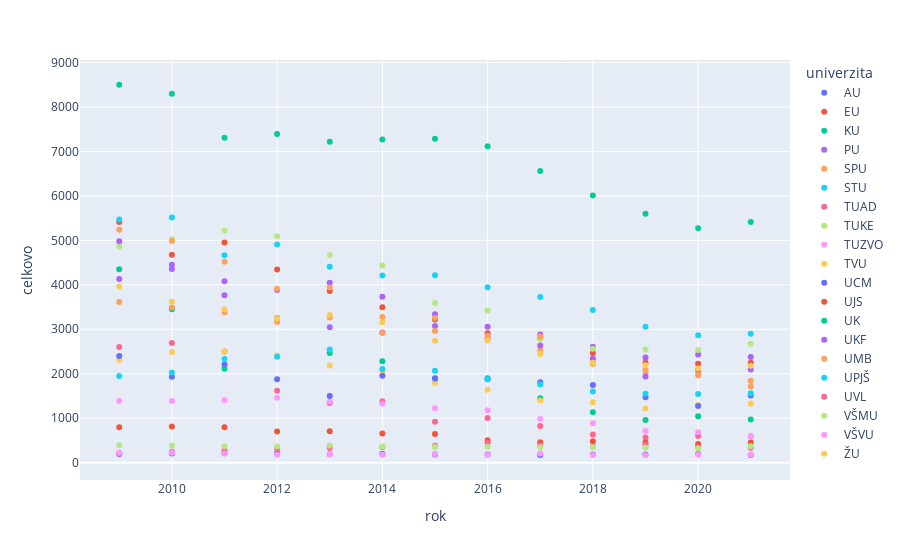

The notebook cell saved with this chart:
### Code cell
px.scatter(absolventi_celkovo, x="rok", y="celkovo",color="univerzita", height=750)

### Figure 1 — Plotly figure (JSON) as saved in the notebook; plotly's stock layout.template omitted (floating-point values rounded to 4 significant figures)
{"data": [{"hovertemplate": "univerzita=AU<br>rok=%{x}<br>celkovo=%{y}<extra></extra>", "legendgroup": "AU", "marker": {"color": "#636efa", "symbol": "circle"}, "mode": "markers", "name": "AU", "orientation": "v", "showlegend": true, "type": "scatter", "x": [2009, 2010, 2011, 2012, 2013, 2014, 2015, 2016, 2017, 2018, 2019, 2020, 2021], "xaxis": "x", "y": [196, 207, 211, 212, 188, 199, 181, 183, 174, 182, 183, 195, 174], "yaxis": "y"}, {"hovertemplate": "univerzita=EU<br>rok=%{x}<br>celkovo=%{y}<extra></extra>", "legendgroup": "EU", "marker": {"color": "#EF553B", "symbol": "circle"}, "mode": "markers", "name": "EU", "orientation": "v", "showlegend": true, "type": "scatter", "x": [2009, 2010, 2011, 2012, 2013, 2014, 2015, 2016, 2017, 2018, 2019, 2020, 2021], "xaxis": "x", "y": [5415, 4675, 4953, 4342, 3863, 3497, 3221, 2910, 2798, 2467, 2246, 2222, 2245], "yaxis": "y"}, {"hovertemplate": "univerzita=KU<br>rok=%{x}<br>celkovo=%{y}<extra></extra>", "legendgroup": "KU", "marker": {"color": "#00cc96", "symbol": "circle"}, "mode": "markers", "name": "KU", "orientation": "v", "showlegend": true, "type": "scatter", "x": [2009, 2010, 2011, 2012, 2013, 2014, 2015, 2016, 2017, 2018, 2019, 2020, 2021], "xaxis": "x", "y": [4350, 3452, 2114, 2401, 2464, 2279, 1899, 1900, 1450, 1134, 958, 1043, 972], "yaxis": "y"}, {"hovertemplate": "univerzita=PU<br>rok=%{x}<br>celkovo=%{y}<extra></extra>", "legendgroup": "PU", "marker": {"color": "#ab63fa", "symbol": "circle"}, "mode": "markers", "name": "PU", "orientation": "v", "showlegend": true, "type": "scatter", "x": [2009, 2010, 2011, 2012, 2013, 2014, 2015, 2016, 2017, 2018, 2019, 2020, 2021], "xaxis": "x", "y": [4131, 4357, 3763, 3254, 3047, 2925, 3075, 2791, 2882, 2606, 2363, 2432, 2374], "yaxis": "y"}, {"hovertemplate": "univerzita=SPU<br>rok=%{x}<br>celkovo=%{y}<extra></extra>", "legendgroup": "SPU", "marker": {"color": "#FFA15A", "symbol": "circle"}, "mode": "markers", "name": "SPU", "orientation": "v", "showlegend": true, "type": "scatter", "x": [2009, 2010, 2011, 2012, 2013, 2014, 2015, 2016, 2017, 2018, 2019, 2020, 2021], "xaxis": "x", "y": [3613, 3490, 3380, 3162, 3266, 2915, 2962, 2792, 2532, 2307, 2017, 2011, 1713], "yaxis": "y"}, {"hovertemplate": "univerzita=STU<br>rok=%{x}<br>celkovo=%{y}<extra></extra>", "legendgroup": "STU", "marker": {"color": "#19d3f3", "symbol": "circle"}, "mode": "markers", "name": "STU", "orientation": "v", "showlegend": true, "type": "scatter", "x": [2009, 2010, 2011, 2012, 2013, 2014, 2015, 2016, 2017, 2018, 2019, 2020, 2021], "xaxis": "x", "y": [5467, 5513, 4663, 4909, 4408, 4212, 4216, 3944, 3727, 3434, 3058, 2867, 2897], "yaxis": "y"}, {"hovertemplate": "univerzita=TUAD<br>rok=%{x}<br>celkovo=%{y}<extra></extra>", "legendgroup": "TUAD", "marker": {"color": "#FF6692", "symbol": "circle"}, "mode": "markers", "name": "TUAD", "orientation": "v", "showlegend": true, "type": "scatter", "x": [2009, 2010, 2011, 2012, 2013, 2014, 2015, 2016, 2017, 2018, 2019, 2020, 2021], "xaxis": "x", "y": [2603, 2693, 2500, 1616, 1342, 1378, 918, 1005, 822, 633, 563, 599, 591], "yaxis": "y"}, {"hovertemplate": "univerzita=TUKE<br>rok=%{x}<br>celkovo=%{y}<extra></extra>", "legendgroup": "TUKE", "marker": {"color": "#B6E880", "symbol": "circle"}, "mode": "markers", "name": "TUKE", "orientation": "v", "showlegend": true, "type": "scatter", "x": [2009, 2010, 2011, 2012, 2013, 2014, 2015, 2016, 2017, 2018, 2019, 2020, 2021], "xaxis": "x", "y": [4863, 5024, 5224, 5092, 4672, 4437, 3588, 3421, 2787, 2561, 2543, 2533, 2676], "yaxis": "y"}, {"hovertemplate": "univerzita=TUZVO<br>rok=%{x}<br>celkovo=%{y}<extra></extra>", "legendgroup": "TUZVO", "marker": {"color": "#FF97FF", "symbol": "circle"}, "mode": "markers", "name": "TUZVO", "orientation": "v", "showlegend": true, "type": "scatter", "x": [2009, 2010, 2011, 2012, 2013, 2014, 2015, 2016, 2017, 2018, 2019, 2020, 2021], "xaxis": "x", "y": [1386, 1388, 1405, 1462, 1377, 1325, 1225, 1178, 979, 886, 711, 684, 593], "yaxis": "y"}, {"hovertemplate": "univerzita=TVU<br>rok=%{x}<br>celkovo=%{y}<extra></extra>", "legendgroup": "TVU", "marker": {"color": "#FECB52", "symbol": "circle"}, "mode": "markers", "name": "TVU", "orientation": "v", "showlegend": true, "type": "scatter", "x": [2009, 2010, 2011, 2012, 2013, 2014, 2015, 2016, 2017, 2018, 2019, 2020, 2021], "xaxis": "x", "y": [2308, 2491, 2502, 2410, 2185, 2055, 1790, 1637, 1398, 1358, 1218, 1298, 1330], "yaxis": "y"}, {"hovertemplate": "univerzita=UCM<br>rok=%{x}<br>celkovo=%{y}<extra></extra>", "legendgroup": "UCM", "marker": {"color": "#636efa", "symbol": "circle"}, "mode": "markers", "name": "UCM", "orientation": "v", "showlegend": true, "type": "scatter", "x": [2009, 2010, 2011, 2012, 2013, 2014, 2015, 2016, 2017, 2018, 2019, 2020, 2021], "xaxis": "x", "y": [2398, 1933, 2208, 1877, 1498, 1952, 1891, 1878, 1808, 1748, 1471, 1275, 1510], "yaxis": "y"}, {"hovertemplate": "univerzita=UJS<br>rok=%{x}<br>celkovo=%{y}<extra></extra>", "legendgroup": "UJS", "marker": {"color": "#EF553B", "symbol": "circle"}, "mode": "markers", "name": "UJS", "orientation": "v", "showlegend": true, "type": "scatter", "x": [2009, 2010, 2011, 2012, 2013, 2014, 2015, 2016, 2017, 2018, 2019, 2020, 2021], "xaxis": "x", "y": [798, 813, 796, 698, 704, 653, 645, 503, 456, 482, 454, 418, 452], "yaxis": "y"}, {"hovertemplate": "univerzita=UK<br>rok=%{x}<br>celkovo=%{y}<extra></extra>", "legendgroup": "UK", "marker": {"color": "#00cc96", "symbol": "circle"}, "mode": "markers", "name": "UK", "orientation": "v", "showlegend": true, "type": "scatter", "x": [2009, 2010, 2011, 2012, 2013, 2014, 2015, 2016, 2017, 2018, 2019, 2020, 2021], "xaxis": "x", "y": [8500, 8298, 7307, 7392, 7218, 7270, 7286, 7114, 6559, 6010, 5596, 5270, 5412], "yaxis": "y"}, {"hovertemplate": "univerzita=UKF<br>rok=%{x}<br>celkovo=%{y}<extra></extra>", "legendgroup": "UKF", "marker": {"color": "#ab63fa", "symbol": "circle"}, "mode": "markers", "name": "UKF", "orientation": "v", "showlegend": true, "type": "scatter", "x": [2009, 2010, 2011, 2012, 2013, 2014, 2015, 2016, 2017, 2018, 2019, 2020, 2021], "xaxis": "x", "y": [4977, 4450, 4078, 3885, 4046, 3730, 3338, 3057, 2632, 2342, 1938, 2088, 2097], "yaxis": "y"}, {"hovertemplate": "univerzita=UMB<br>rok=%{x}<br>celkovo=%{y}<extra></extra>", "legendgroup": "UMB", "marker": {"color": "#FFA15A", "symbol": "circle"}, "mode": "markers", "name": "UMB", "orientation": "v", "showlegend": true, "type": "scatter", "x": [2009, 2010, 2011, 2012, 2013, 2014, 2015, 2016, 2017, 2018, 2019, 2020, 2021], "xaxis": "x", "y": [5236, 4986, 4518, 3909, 3941, 3274, 3255, 2853, 2839, 2221, 2089, 1964, 1843], "yaxis": "y"}, {"hovertemplate": "univerzita=UPJŠ<br>rok=%{x}<br>celkovo=%{y}<extra></extra>", "legendgroup": "UPJŠ", "marker": {"color": "#19d3f3", "symbol": "circle"}, "mode": "markers", "name": "UPJŠ", "orientation": "v", "showlegend": true, "type": "scatter", "x": [2009, 2010, 2011, 2012, 2013, 2014, 2015, 2016, 2017, 2018, 2019, 2020, 2021], "xaxis": "x", "y": [1948, 2030, 2331, 2384, 2545, 2106, 2064, 1879, 1760, 1601, 1547, 1546, 1561], "yaxis": "y"}, {"hovertemplate": "univerzita=UVL<br>rok=%{x}<br>celkovo=%{y}<extra></extra>", "legendgroup": "UVL", "marker": {"color": "#FF6692", "symbol": "circle"}, "mode": "markers", "name": "UVL", "orientation": "v", "showlegend": true, "type": "scatter", "x": [2009, 2010, 2011, 2012, 2013, 2014, 2015, 2016, 2017, 2018, 2019, 2020, 2021], "xaxis": "x", "y": [206, 247, 273, 317, 327, 352, 381, 446, 384, 358, 400, 346, 333], "yaxis": "y"}, {"hovertemplate": "univerzita=VŠMU<br>rok=%{x}<br>celkovo=%{y}<extra></extra>", "legendgroup": "VŠMU", "marker": {"color": "#B6E880", "symbol": "circle"}, "mode": "markers", "name": "VŠMU", "orientation": "v", "showlegend": true, "type": "scatter", "x": [2009, 2010, 2011, 2012, 2013, 2014, 2015, 2016, 2017, 2018, 2019, 2020, 2021], "xaxis": "x", "y": [391, 387, 367, 363, 386, 365, 352, 356, 347, 346, 339, 317, 370], "yaxis": "y"}, {"hovertemplate": "univerzita=VŠVU<br>rok=%{x}<br>celkovo=%{y}<extra></extra>", "legendgroup": "VŠVU", "marker": {"color": "#FF97FF", "symbol": "circle"}, "mode": "markers", "name": "VŠVU", "orientation": "v", "showlegend": true, "type": "scatter", "x": [2009, 2010, 2011, 2012, 2013, 2014, 2015, 2016, 2017, 2018, 2019, 2020, 2021], "xaxis": "x", "y": [221, 220, 206, 177, 189, 177, 195, 173, 208, 172, 166, 180, 184], "yaxis": "y"}, {"hovertemplate": "univerzita=ŽU<br>rok=%{x}<br>celkovo=%{y}<extra></extra>", "legendgroup": "ŽU", "marker": {"color": "#FECB52", "symbol": "circle"}, "mode": "markers", "name": "ŽU", "orientation": "v", "showlegend": true, "type": "scatter", "x": [2009, 2010, 2011, 2012, 2013, 2014, 2015, 2016, 2017, 2018, 2019, 2020, 2021], "xaxis": "x", "y": [3963, 3618, 3451, 3250, 3320, 3155, 2743, 2746, 2441, 2244, 2191, 2120, 2181], "yaxis": "y"}], "layout": {"autosize": true, "legend": {"title": {"text": "univerzita"}, "tracegroupgap": 0}, "margin": {"t": 60}, "xaxis": {"anchor": "y", "autorange": true, "domain": [0, 1], "range": [2008.0, 2022.0], "title": {"text": "rok"}, "type": "linear"}, "yaxis": {"anchor": "x", "autorange": true, "domain": [0, 1], "range": [-361.1, 9027.0], "title": {"text": "celkovo"}, "type": "linear"}}}
